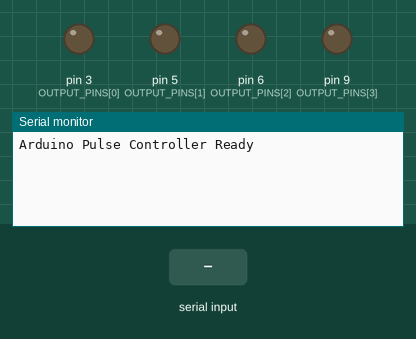
This sketch was run on a simulated Arduino Uno, built with avr-gcc and run on an emulated ATmega328P. On the bench: output pins drawn as LEDs (lit = HIGH), the last lines printed to the serial monitor. The test bench sets the inputs (shaded band).

Above: at 1.2 s.
1.3 s: "PULSE_\n" received over Serial
At 1.7 s:
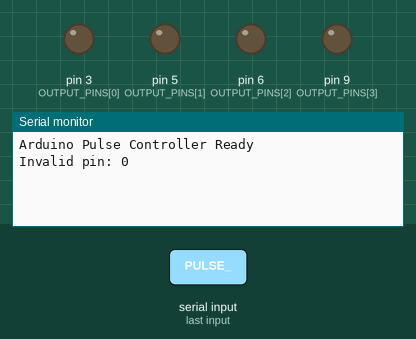
2.8 s: "90,45\n" received over Serial
At 4.0 s:
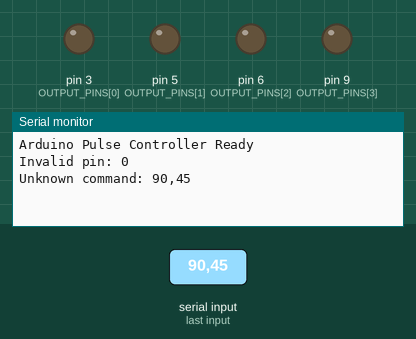
4.3 s: "5\n" received over Serial
At 5.0 s:
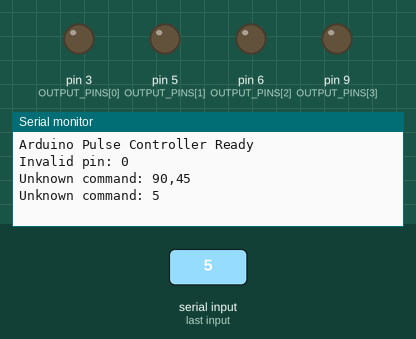

Measured:
- after the input at 1.3 s, the serial monitor: prints a new line at once (image 1)
- after the input at 2.8 s, the serial monitor: prints a new line at once (image 2)
- after the input at 4.3 s, the serial monitor: prints a new line at once (image 3)

The sketch:

arduino_sketch.ino
```cpp
/*
  Arduino Pulse Controller
  Receives commands from Python script and sends 200ms pulses on pins 3,5,6,9
*/

const int OUTPUT_PINS[] = {3, 5, 6, 9};
const int PULSE_DURATION = 200; // 200 milliseconds

void setup() {
  // Initialize serial communication
  Serial.begin(9600);

  // Set pins as outputs
  for (int i = 0; i < 4; i++) {
    pinMode(OUTPUT_PINS[i], OUTPUT);
    digitalWrite(OUTPUT_PINS[i], LOW);
  }

  Serial.println("Arduino Pulse Controller Ready");
}

void loop() {
  // Check for incoming serial data
  if (Serial.available() > 0) {
    String command = Serial.readStringUntil('\n');
    command.trim();

    // Parse command
    if (command.startsWith("PULSE_")) {
      int pin = command.substring(6).toInt();

      // Validate pin and send pulse
      if (isValidPin(pin)) {
        sendPulse(pin);
        Serial.println("Pulse sent on pin " + String(pin));
      } else {
        Serial.println("Invalid pin: " + String(pin));
      }
    } else {
      Serial.println("Unknown command: " + command);
    }
  }
}

bool isValidPin(int pin) {
  for (int i = 0; i < 4; i++) {
    if (OUTPUT_PINS[i] == pin) {
      return true;
    }
  }
  return false;
}

void sendPulse(int pin) {
  digitalWrite(pin, HIGH);
  delay(PULSE_DURATION);
  digitalWrite(pin, LOW);
}
```

main.cpp
```cpp
#include <Arduino.h>

const int PINS[] = {3, 5, 6, 9};
const int PULSE_DURATION = 200;

void setup() {
  Serial.begin(9600);

  for (int i = 0; i < 4; i++) {
    pinMode(PINS[i], OUTPUT);
    digitalWrite(PINS[i], LOW);
  }
}

void loop() {
  if (Serial.available() > 0) {
    char command = Serial.read();

    if (command >= '1' && command <= '4') {
      int pinIndex = command - '1';

      digitalWrite(PINS[pinIndex], HIGH);
      delay(PULSE_DURATION);
      digitalWrite(PINS[pinIndex], LOW);

      Serial.print("Pulso enviado en pin ");
      Serial.println(PINS[pinIndex]);
    }
  }
}
```
